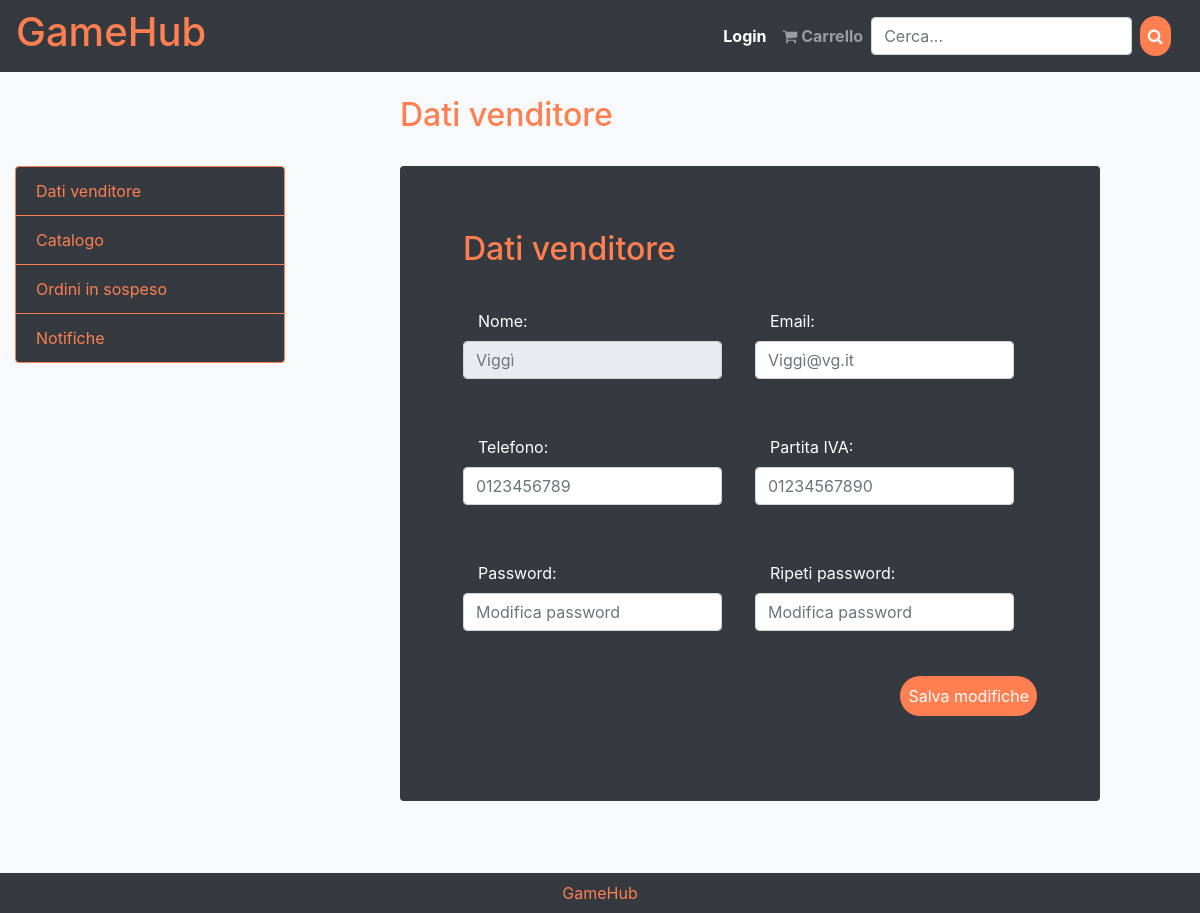
Screenshot of /seller.php with the database file from the repository.
### tables this page shows
create table seller (
     sellerId int not null AUTO_INCREMENT,
     name varchar(128) not null,
     email varchar(128) not null,
     password varchar(128) not null,
     p_iva char(11) not null,
     phone char(10) not null,
     constraint IDseller_id primary key (sellerId));

### seller.php (called while the page is built, shortened)
<?php
    require_once 'bootstrap.php';
    $templateParams["title"] = "GameHub - Venditore";
    $templateParams["name"] = "template/template-seller.php";
    if(!isset($_GET["page"])) {
        $templateParams["page"] = "seller-data";
        $templateParams["header"] = "Dati venditore";
        $templateParams["seller"] = $dbh->getSellerData(1);
    }
    require 'template/base.php';
?>

### db/database.php (called while the page is built, shortened)
<?php
class DatabaseHelper{
    private $db;
    public function __construct($servername, $username, $password, $dbname, $port){
        $this->db = new mysqli($servername, $username, $password, $dbname, $port);
    }
	public function getSellerData($seller_id) {
        $stmt = $this->db->prepare("SELECT name, email, p_iva, phone FROM seller WHERE sellerId = ?");
        $stmt->bind_param('i', $seller_id);
        $stmt->execute();
        $result = $stmt->get_result();
        return $result->fetch_all(MYSQLI_ASSOC);
    }
}
?>

### bootstrap.php (called while the page is built, shortened)
<?php
    require_once("db/database.php");
    $dbh = new DatabaseHelper("localhost", "root", "", "gamehub", 3306);
?>

### template/template-seller-data.php (the view)
<?php $seller = $templateParams["seller"][0];?>
<div class="col-md-7 my-4 bg-dark rounded offset-md-1">
    <div class="py-3">
        <form class="bg-dark mt-4 mb-4 px-5 py-4 rounded">
            <h2>Dati venditore</h2>
            <div class="form-row">
                <div class="form-group col-md-6 my-4">
                    <label for="name" class="col-11 text-left mt-2">Nome:</label>
                    <input type="text" class="form-control col-11" disabled id="name" aria-describedby="" placeholder="<?php echo $seller["name"]; ?>">
                </div>
                <div class="form-group col-md-6 my-4">
                    <label for="email" class="col-11 text-left mt-2">Email:</label>
                    <input type="email" class="form-control col-11" id="email" aria-describedby="emailHelp" placeholder="<?php echo $seller["email"]; ?>">
                </div>
            </div>
            <div class="form-row">
                <div class="form-group col-md-6 my-4">
                    <label for="phone-number" class="col-11 text-left mt-2">Telefono:</label>
                    <input type="tel" class="form-control col-11" id="phone-number" aria-describedby="" placeholder="<?php echo $seller["phone"]; ?>">
                </div>
                <div class="form-group col-md-6 my-4">
                    <label for="iva" class="col-11 text-left mt-2">Partita IVA:</label>
                    <input type="text" class="form-control col-11" id="iva" aria-describedby="" placeholder="<?php echo $seller["p_iva"]; ?>">
                </div>
            </div>
            <div class="form-row">
                <div class="form-group col-md-6 my-4">
                    <label for="password"  class="col-11 text-left mt-2">Password:</label>
                    <input type="password" class="form-control col-11" id="password" placeholder="Modifica password">
                </div>
                <div class="form-group col-md-6 my-4">
                    <label for="repeat-password" class="col-11 text-left mt-2">Ripeti password:</label>
                    <input type="password" class="form-control col-11" id="repeat-password" aria-describedby="" placeholder="Modifica password">
                </div>
            </div>
            <div class="form-group text-right mt-3">
                <button type="submit" class="btn btn-light">Salva modifiche</button>
            </div>
        </form>
    </div>
</div>

### css/index.css (style rules this page uses)
html, body { height: 100%; margin: 0; color:white; }
.btn { background-color: coral; border: none; }
main h2 { color: coral; }
button[type=submit] { background-color: coral; color: white; padding: 0.5em; border-radius: 20px; margin: 5px 0; outline: none; justify-content: right; }

### rows the page displays
seller: name "Viggì", email "Viggì@vg.it", phone "0123456789", p_iva "01234567890"

### other values shown
$button "Login"
$templateParams["header"] "Dati venditore"
